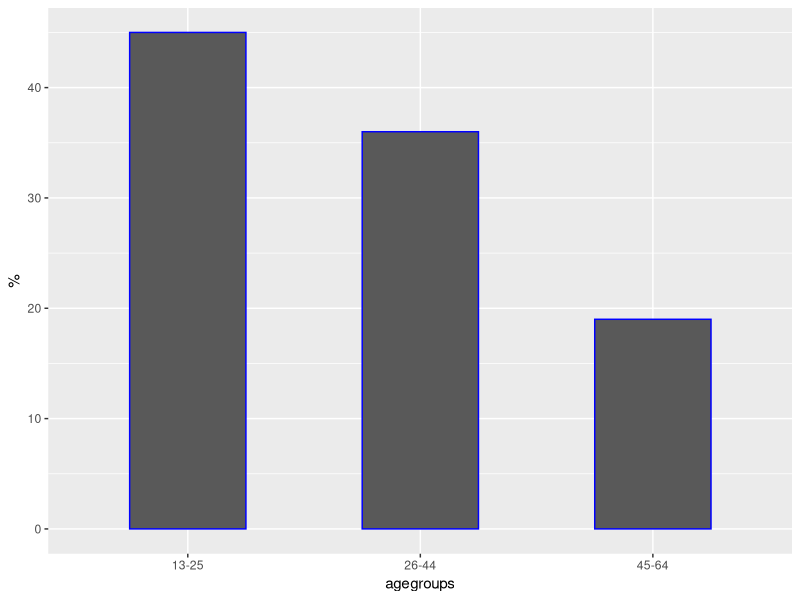

Here is the R script that generated this plot:
#page 51
library(dplyr)
library(ggplot2)
dtabl<-data.frame(
         agegroups=c("13-25","26-44","45-64"),
         no_of_users=c(66082280, 53300200, 27885100),
         proportion=c(45,36, 19))
View(dtabl)
ggplot(dtabl,aes(x=agegroups,y=proportion,color=cut))+
  geom_bar(color="blue",stat="identity",width=0.5)+
  labs(x="agegroups",y="%")
